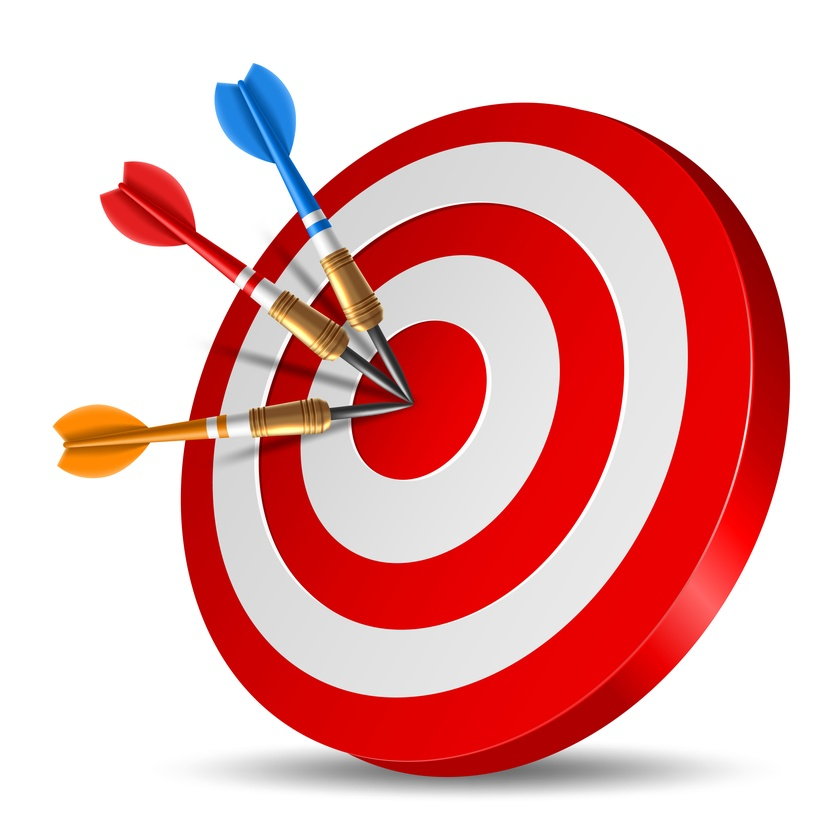
#> input picture Foundation Crash Course/Crash Course  on Python/objective.jpg, 840 x 840 px, shrunk from 4585 x 4584 before the run, given in place of image.jpeg, which was not available
$ jupyter execute 'Lab 1 Classroom Exercise (OpenCV).ipynb'   (text cells are left out)
#> lines starting #> are read from the running program, lines starting #| are printed output that depends on the picture; pictures that were not available may be replaced by others from this repository, and a replacement may not be noted
[cell 1]
import cv2
import numpy as np

[cell 2]
image = cv2.imread("image.jpeg")
#> image is the input picture: shape (840, 840, 3); mean B, G, R 175.1, 175.8, 231.9

[cell 3]
cv2.imshow("image", image)
cv2.waitKey(0)
cv2.destroyAllWindows()

[cell 4]
# import the opencv library
import cv2


# define a video capture object
vid = cv2.VideoCapture(0)

while(True):

    # Capture the video frame
    # by frame
    ret, frame = vid.read()

    # Display the resulting frame
    cv2.imshow('frame', frame)

    # the 'q' button is set as the
    # quitting button you may use any
    # desired button of your choice
    if cv2.waitKey(1) & 0xFF == ord('q'):
#> (key q is pressed here)
        break

# After the loop release the cap object
vid.release()
# Destroy all the windows
cv2.destroyAllWindows()

[cell 5]
image = cv2.imread("image.jpeg")

# Print error message if image is null
if image is None:
    print('Could not read image')

# Apply identity kernel
kernel1 = np.array([[-7, 0, 7],
                    [-7, 0, 7],
                    [-7, 0, 7]])

identity = cv2.filter2D(src=image,  ddepth=-1,kernel=kernel1)
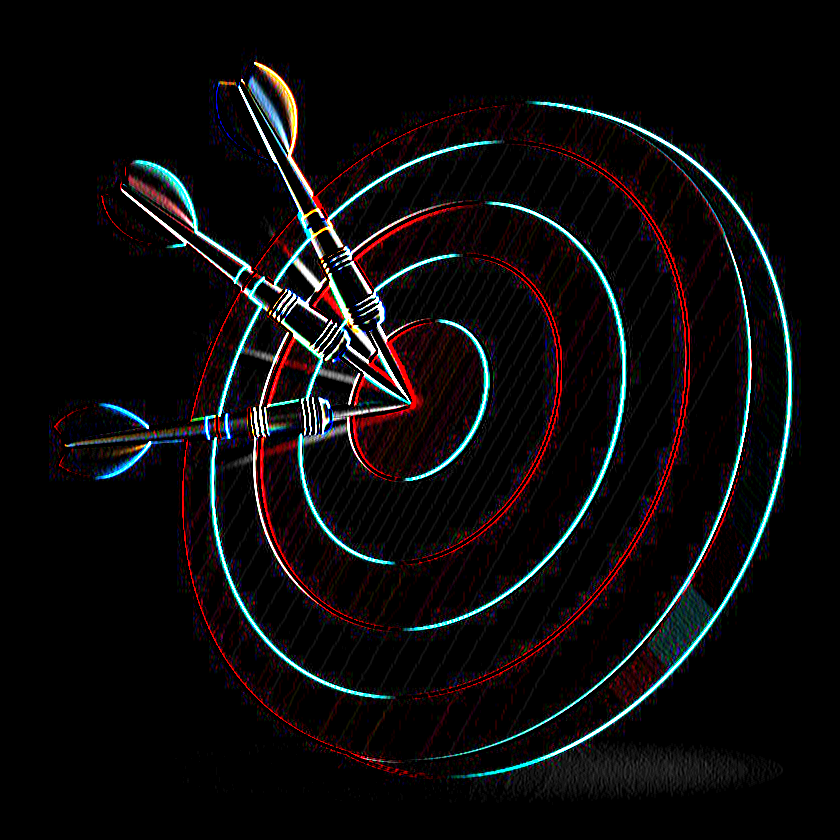
#> identity: shape (840, 840, 3); mean B, G, R 12.5, 11.6, 13.4


cv2.imshow('Original', image)
cv2.imshow('Identity', identity)

cv2.waitKey()
cv2.imwrite('identity.jpg', identity)
cv2.destroyAllWindows()

[cell 6]
# Apply blurring kernel
kernel2 = np.ones((5, 5), np.float32) / 25
img = cv2.filter2D(src=image, ddepth=-1, kernel=kernel2)

cv2.imshow('Original', image)
cv2.imshow('Kernel Blur', img)

cv2.waitKey()
cv2.imwrite('blur_kernel.jpg', img)
cv2.destroyAllWindows()

[cell 7]
b,g,r=cv2.split(image)
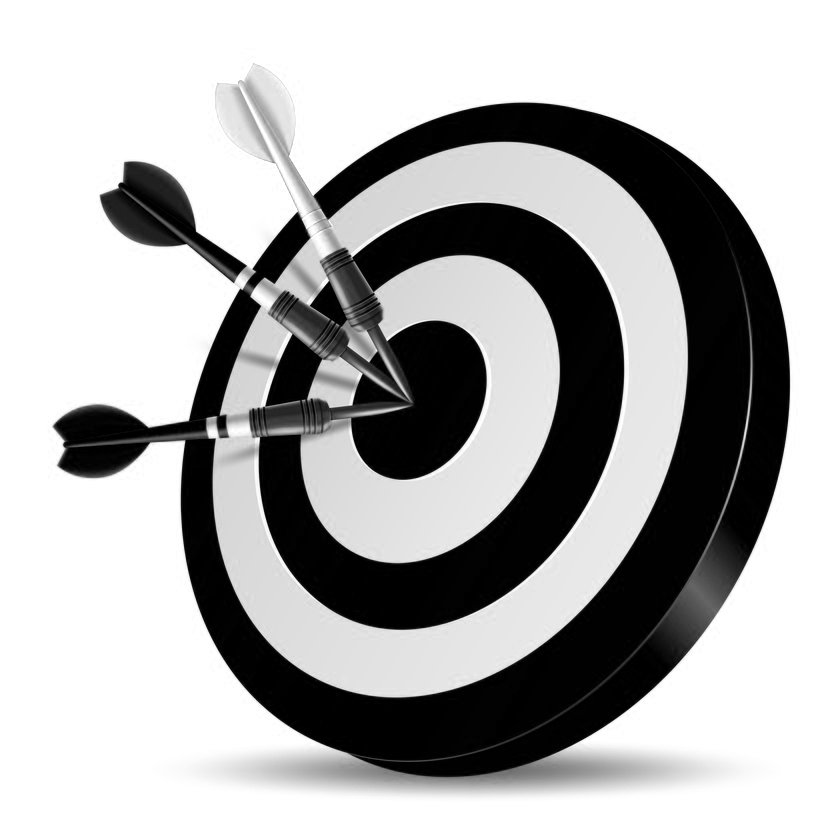
#> b: shape (840, 840); min 0, max 255, mean 175.1
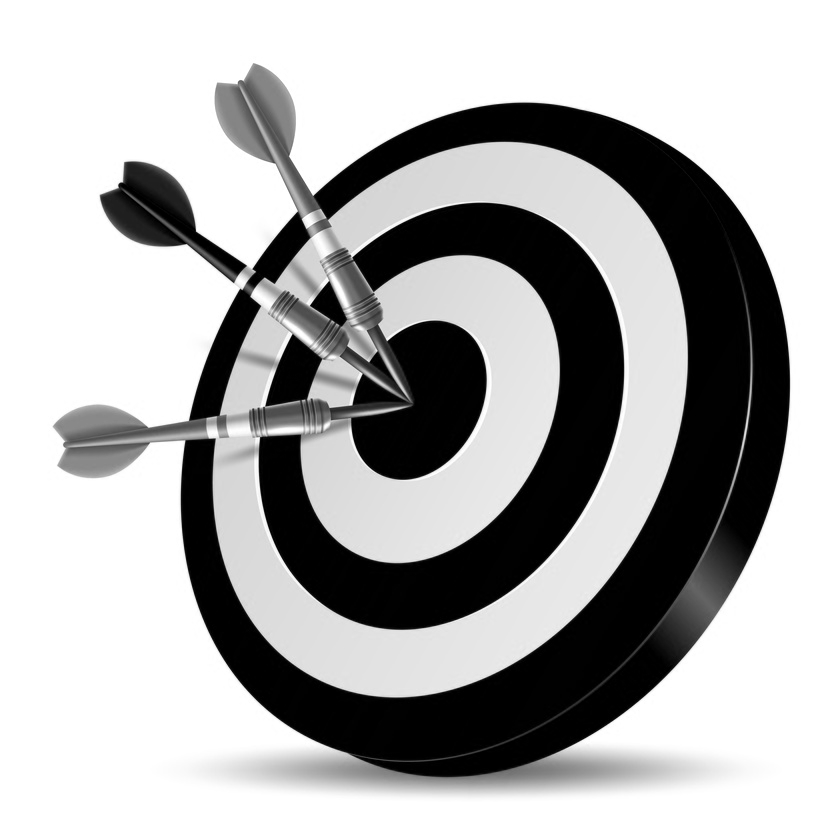
#> g: shape (840, 840); min 0, max 255, mean 175.8
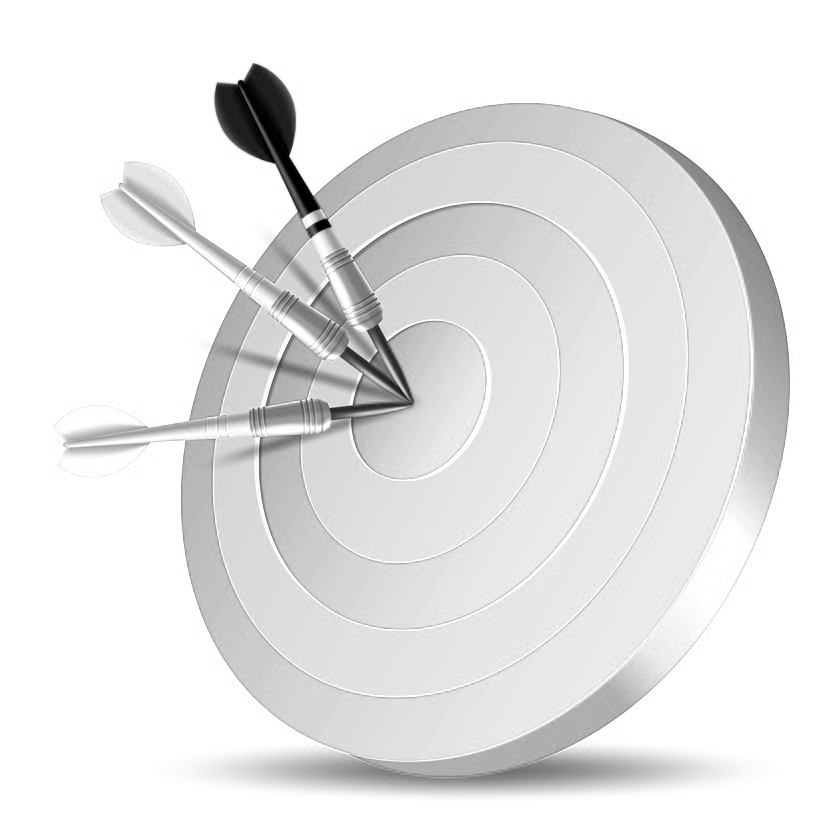
#> r: shape (840, 840); min 0, max 255, mean 231.9

[cell 8]
g=b//2
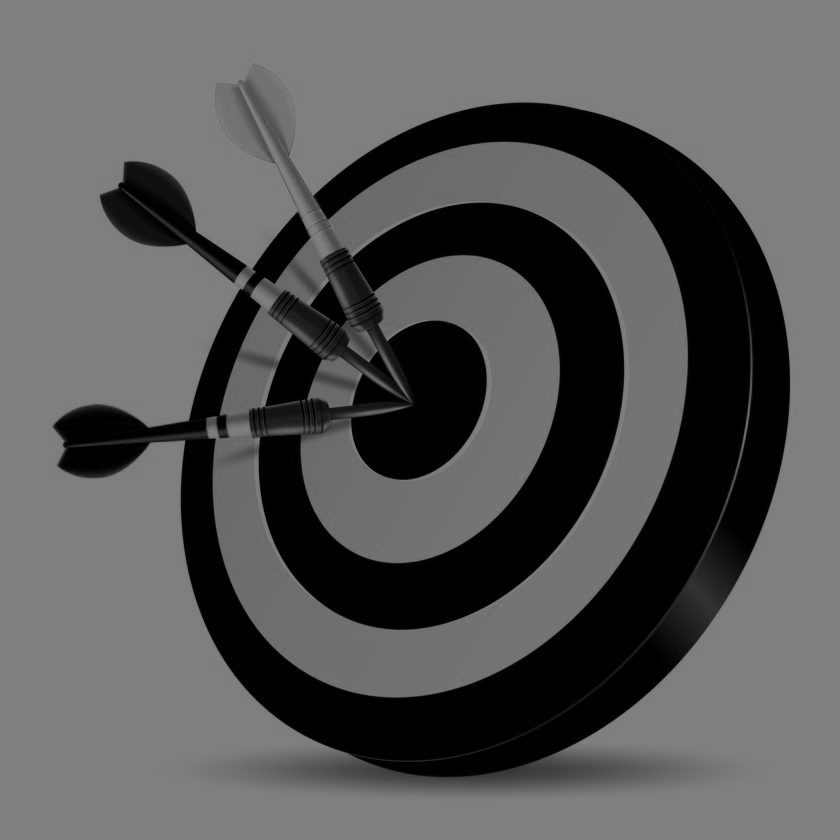
#> g: shape (840, 840); min 0, max 127, mean 87.2

[cell 9]
g

[cell 10]
img=cv2.merge((b,g,r))
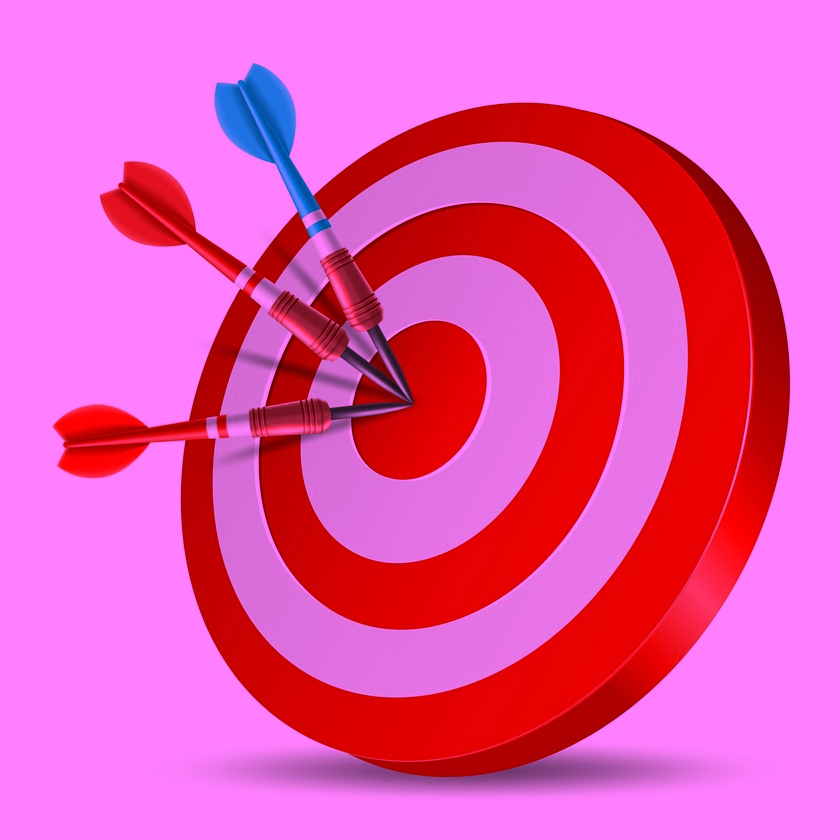
#> img: shape (840, 840, 3); mean of channels 0, 1, 2 175.1, 87.2, 231.9; drawn as B, G, R
